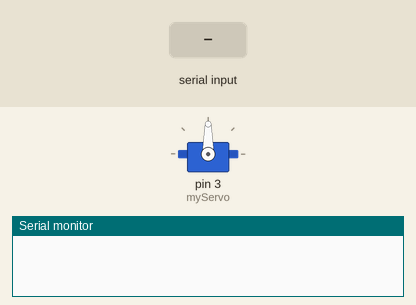
Bench run of a sketch on a simulated Arduino Uno, built with avr-gcc and run on an emulated ATmega328P. Shown: servo, the last lines printed to the serial monitor. The test bench sets the inputs (shaded band).

Above: at 1.2 s.
1.3 s: "90,45\n" received over Serial
At 1.6 s:
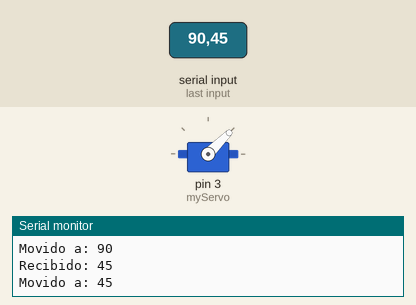
2.8 s: "30,150\n" received over Serial
At 4.0 s:
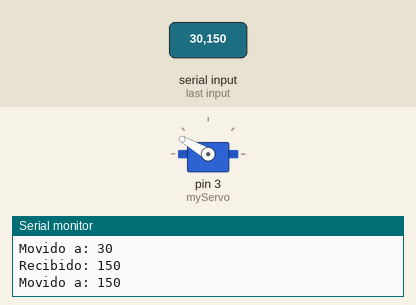
4.3 s: "5\n" received over Serial
At 4.9 s:
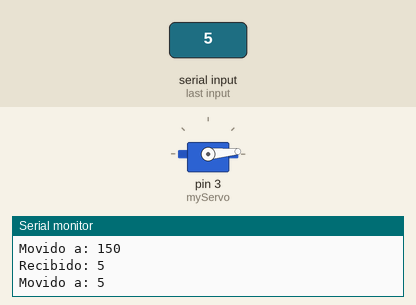
5.8 s: "90\n" received over Serial
At 6.1 s:
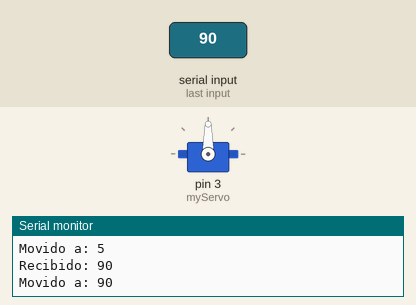
Timing chart, 0 to 8.3 s (numbered marks = the images above; inputs shaded):
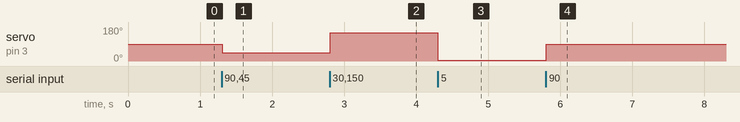

The sketch:

ServoMotorArduino.ino
```cpp
#include <Servo.h>

Servo myServo;

void setup() {
  myServo.attach(3);
  Serial.begin(9600);
}

void loop() {
  if (Serial.available() > 0) {
    int angle = Serial.parseInt();
    if(angle > 0) {
      Serial.print("Recibido: ");
      Serial.println(angle);

      if (angle >= 0 && angle <= 180) {
        myServo.write(angle);
        Serial.print("Movido a: ");
        Serial.println(angle);
      }
    }
  }
}
```

Measured:
- after the input at 1.3 s, servo on pin 3 (myServo): 90° → 45° at once
- after the input at 2.8 s, servo on pin 3 (myServo): 45° → 150° at once
- after the input at 4.3 s, servo on pin 3 (myServo): 150° → 5° at once
- after the input at 5.8 s, servo on pin 3 (myServo): 5° → 90° at once
